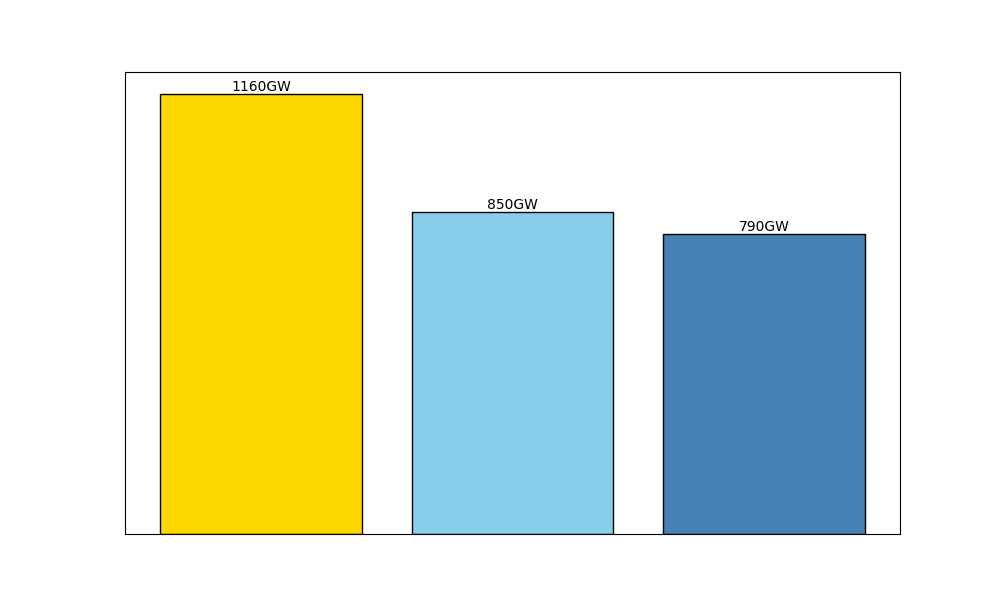

The Python source for this figure:
import matplotlib.pyplot as plt
import numpy as np

# Data for the year 2022: Installed capacity (in GW)
renewable_sources = ['Solar', 'Wind', 'Hydro']
capacities_2022 = np.array([850, 790, 1160])  # Corresponding capacities

# Sort the capacities in descending order
sorted_indices = np.argsort(capacities_2022)[::-1]
sorted_sources = np.array(renewable_sources)[sorted_indices]
sorted_capacities = capacities_2022[sorted_indices]

# Create the bar chart
plt.figure(figsize=(10, 6))
bars = plt.bar(sorted_sources, sorted_capacities, color=['gold', 'skyblue', 'steelblue'], edgecolor='black')

# Annotations for bars
for bar in bars:
    height = bar.get_height()
    plt.text(bar.get_x() + bar.get_width() / 2.0, height, f'{height}GW', ha='center', va='bottom', fontsize=10)

# Remove chart title and labels
plt.xticks([])  # Remove x-axis labels
plt.yticks([])  # Remove y-axis labels
plt.xlabel('')
plt.ylabel('')
plt.title('')

# Display the plot
plt.show()
